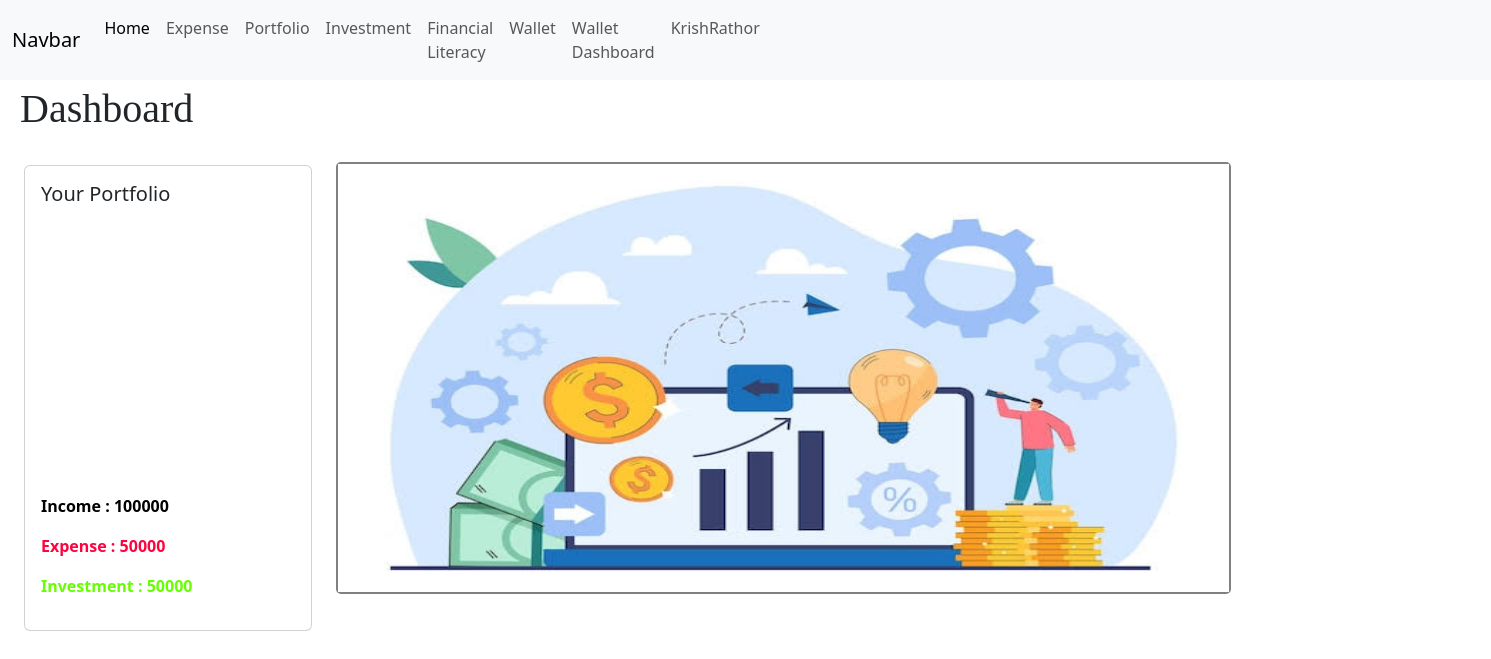
Screenshot of /home (signed in) with the database file from the repository.
### app.py (models this page shows, shortened)
class User(db.Model, UserMixin):
    id = db.Column(db.Integer(), primary_key=True)
    username = db.Column(db.String(50), nullable=False, unique=True)
    email = db.Column(db.String(), nullable=False, unique=True)
    password = db.Column(db.String(), nullable=False)
    data = db.relationship('UserProfile', backref='owned_user', lazy=True)
    expense_tracker = db.relationship('Expense', backref='owned_user', lazy=True)
    portfolio = db.relationship('UserInvest', backref='owned_user', lazy=True)
    wallet = db.relationship('UserWallet', backref='owned_user', lazy=True)

class UserProfile(db.Model):
    id = db.Column(db.Integer(), primary_key=True)
    income = db.Column(db.Integer())
    budget = db.Column(db.Integer())
    invest_amount = db.Column(db.Integer())
    user = db.Column(db.Integer(), db.ForeignKey('user.id'), nullable=False)

### app.py (the view)
@app.route('/home')
def home_page():
    income = 0
    budget = 0
    invest_amount = 0
    if UserProfile.query.filter_by(user=current_user.username).first():
        if UserProfile.query.filter_by(user=current_user.username).first().income:
            object = UserProfile.query.filter_by(user=current_user.username).all()
            income = object[len(object)-1].income
            budget = object[len(object)-1].budget
            invest_amount = object[len(object)-1].invest_amount
    expense_object = Expense.query.filter_by(user=current_user.username).all()
    grocery_expense = 0
    clothes_expense = 0
    food_expense = 0
    others_expense = 0
    if expense_object:
        for e in expense_object:
            if int(e.category) == 1:
                grocery_expense = get_sum_of_expense(1, current_user.username)
            if int(e.category) == 2:
                clothes_expense = get_sum_of_expense(2, current_user.username)
            if int(e.category) == 3:
                food_expense = get_sum_of_expense(3, current_user.username)
            if int(e.category) == 4:
                others_expense = get_sum_of_expense(4, current_user.username)
    return render_template('home_page.html', income=income, expense=budget, investment=invest_amount, grocery_expense=grocery_expense, clothes_expense=clothes_expense, food_expense=food_expense, others_expense=others_expense)

### app.py (called while the page is built)
@login_manager.user_loader
def load_user(user_id):
    with app.app_context():
        return User.query.get(int(user_id))

def get_sum_of_expense(category, user):
    list_of_expense_by_category = Expense.query.filter_by(category=category).all()
    sum = 0
    for list_items in list_of_expense_by_category:
        if list_items.user == user:
            sum += list_items.expense
    return sum

### templates/home_page.html (shortened to what this page needs)
<!DOCTYPE html>
<html lang="en">
<head>
    <link rel="stylesheet" href="{{url_for('static', filename='css/home_style.css')}}">
    <link href="https://cdn.jsdelivr.net/npm/bootstrap@5.3.0-alpha1/dist/css/bootstrap.min.css" rel="stylesheet">
</head>
<body>
    <nav class="navbar navbar-expand-lg bg-body-tertiary">
        <div class="container-fluid">
          <a class="navbar-brand" href="#">Navbar</a>
          <div class="collapse navbar-collapse" id="navbarSupportedContent">
            <ul class="navbar-nav me-auto mb-2 mb-lg-0">
              <li class="nav-item">
                <a class="nav-link active links" aria-current="page" href="">Home</a>
              </li>
              <li class="nav-item">
                <a class="nav-link links" href="{{url_for('expense_tracker')}}">Expense</a>
              </li>
              <li class="nav-item">
                <a class="nav-link links" href="{{url_for('portfolio_page')}}">Portfolio</a>
              </li>
              <li class="nav-item">
                <a class="nav-link links" href="{{url_for('invest_page')}}">Investment</a>
              </li>
              <li class="nav-item">
                <a class="nav-link links" href="{{url_for('financial_literacy')}}">Financial Literacy</a>
              </li>
              <li class="nav-item">
                <a class="nav-link links" href="{{url_for('wallet')}}">Wallet</a>
              </li>
              <li class="nav-item">
                <a class="nav-link links" href="{{url_for('wallet_dashboard')}}">Wallet Dashboard</a>
              </li>
              <li class="nav-item">
                <a class="nav-link links">{{current_user.username}}</a>
              </li>
              <li class="nav-item icon">
                <li class="icon">
                </li>
              </li>
            </ul>
          </div>
        </div>
    </nav>
    <h1 class="dashhead">Dashboard</h1>
    <div style="display:flex">
      <div class="card mt-4 mx-4" style="width: 18rem;">
        <div class="card-body">
          <h5 class="card-title">Your Portfolio</h5>
            <div id="chart"></div>
              <p style="color:black; font-weight:bolder">Income : {{income}}</p>
              <p style="color:#FF033E; font-weight:bolder">Expense : {{expense}}</p>
              <p style="color:#66FF00; font-weight:bolder">Investment : {{investment}}</p>
        </div>
      </div>
      <div class="picture">
          <img src="{{url_for('static', filename='images/divback.jpg')}}" alt="" height="100%" width="100%">
      </div>
    </div>
</body>
</html>

### static/css/home_style.css (style rules this page uses)
.dashhead { font-family: cursive; margin-top: 5px; margin-left: 20px; }

### templates/home_page.html (style rules this page uses)
.icon { display: flex; flex-direction: row; }
#chart { height: 35vh; }
.picture { border: 2px solid gray; width: 60%; height: 54vh; margin-top: 2.6vh; border-radius: 5px; }

### rows the page displays
User: username "KrishRathor"
UserProfile: income "100000", budget "50000", invest_amount "50000"
